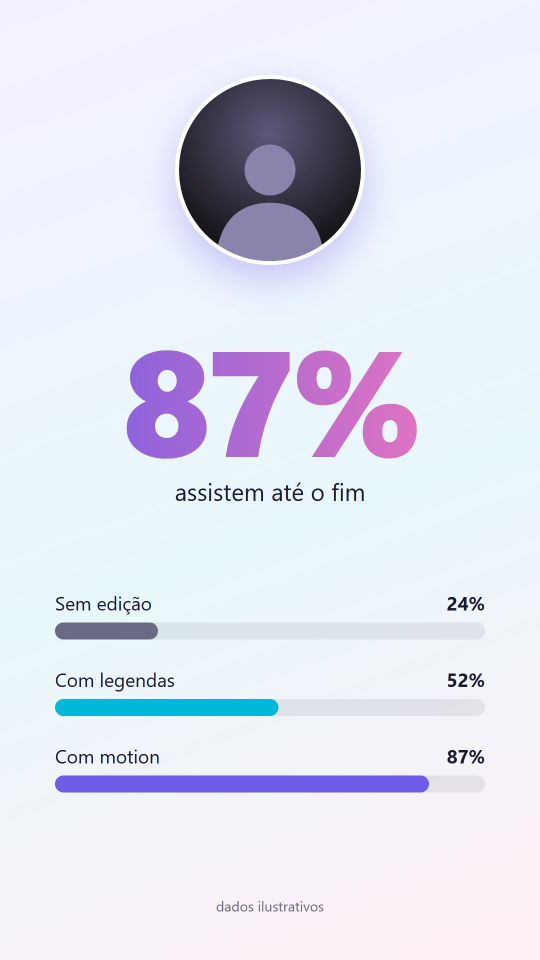
#> input picture estilos/imagens/VerticalDados.jpg, 1080 x 1920 px, given in place of imagens, which was not available (shown at 1/2 size)
$ python contact_sheet.py --out out.png ../../../../estilos/imagens
#> lines starting #> are read from the running program, lines starting #| are printed output that depends on the picture
#!/usr/bin/env python3
"""Build a feed-style contact sheet from rendered thumbnails.

Each option is shown twice, the way YouTube shows it: at desktop feed size
(360px wide) with the candidate title under it, and at 120px (sidebar /
phone size) beside it. One image to verify, one image to send a pessoa.

    contact_sheet.py -o sheet.png [-t "Title 1" -t "Title 2" ...] a.png b.png ...

Titles pair with images in order; a missing title falls back to the filename.
Pass the same title for every option when only the thumbnails differ.
"""
import argparse
import os
import sys

from PIL import Image, ImageDraw, ImageFont

FEED_W, SMALL_W = 360, 120
COLS = 2
BG, FG, MUTED = "#0f0f0f", "#f1f1f1", "#aaaaaa"
PAD = 28


def font(size, bold=False):
    candidates = [
        "/System/Library/Fonts/Supplemental/Arial Bold.ttf" if bold else "/System/Library/Fonts/Supplemental/Arial.ttf",
        "/System/Library/Fonts/Helvetica.ttc",
    ]
    for path in candidates:
        if os.path.exists(path):
            return ImageFont.truetype(path, size)
    return ImageFont.load_default()


def wrap(draw, text, fnt, max_w, max_lines=2):
    words, lines, cur = text.split(), [], ""
    for w in words:
        trial = (cur + " " + w).strip()
        if draw.textlength(trial, font=fnt) <= max_w:
            cur = trial
        else:
            lines.append(cur)
            cur = w
    if cur:
        lines.append(cur)
    if len(lines) > max_lines:
        lines = lines[:max_lines]
        while draw.textlength(lines[-1] + "…", font=fnt) > max_w and " " in lines[-1]:
            lines[-1] = lines[-1].rsplit(" ", 1)[0]
        lines[-1] += "…"
    return lines


def main():
    ap = argparse.ArgumentParser()
    ap.add_argument("-o", "--out", required=True)
    ap.add_argument("-t", "--title", action="append", default=[])
    ap.add_argument("images", nargs="+")
    args = ap.parse_args()

    feed_h, small_h = FEED_W * 9 // 16, SMALL_W * 9 // 16
    cell_w = FEED_W + 24 + SMALL_W + PAD * 2
    cell_h = 22 + feed_h + 96 + PAD
    rows = (len(args.images) + COLS - 1) // COLS
    sheet = Image.new("RGB", (COLS * cell_w, rows * cell_h), BG)
#> sheet: PIL image 1120x348 RGB; every value is 15
    draw = ImageDraw.Draw(sheet)
    f_label, f_title, f_small, f_meta = font(13), font(17, bold=True), font(9, bold=True), font(13)

    for i, path in enumerate(args.images):
        title = args.title[i] if i < len(args.title) else os.path.basename(path)
        x0 = (i % COLS) * cell_w + PAD
        y0 = (i // COLS) * cell_h + PAD
        im = Image.open(path).convert("RGB")
#> im is the input picture: PIL image 1080x1920 RGB; mean R, G, B 223.8, 226.3, 239.5

        draw.text((x0, y0), os.path.basename(path), fill=MUTED, font=f_label)
        y = y0 + 22
        sheet.paste(im.resize((FEED_W, feed_h), Image.LANCZOS), (x0, y))
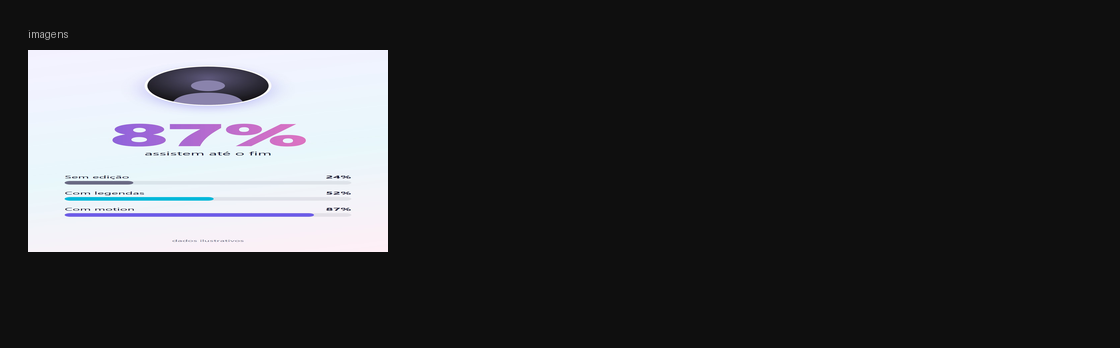
#> sheet: PIL image 1120x348 RGB; mean R, G, B 54, 54.5, 56.9
        ty = y + feed_h + 10
        for line in wrap(draw, title, f_title, FEED_W):
#> in wrap, `words, lines, cur = text.split(), [], ""`: words = ['imagens']; cur = ''
            draw.text((x0, ty), line, fill=FG, font=f_title)
            ty += 22
#> this loop made 1 pass
#> after the loop, ty = 284
        draw.text((x0, ty + 2), "Nome Sobrenome · Thumbnail preview", fill=MUTED, font=f_meta)

        sx = x0 + FEED_W + 24
        sheet.paste(im.resize((SMALL_W, small_h), Image.LANCZOS), (sx, y))
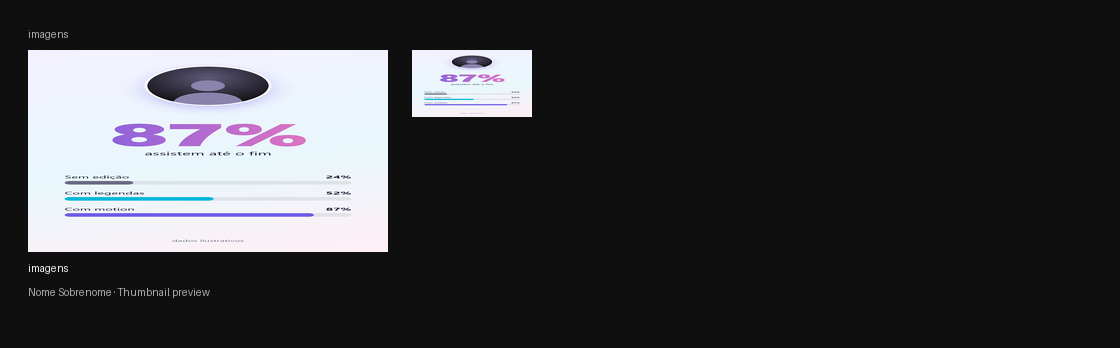
#> sheet: PIL image 1120x348 RGB; mean R, G, B 58.5, 59, 61.8
        sy = y + small_h + 6
        for line in wrap(draw, title, f_small, SMALL_W, max_lines=3):
            draw.text((sx, sy), line, fill=FG, font=f_small)
            sy += 12
#> this loop made 1 pass
#> (line, sy) on pass 1: ('imagens', 135)
#> after the loop, sy = 135

    sheet.save(args.out)
    print(args.out, sheet.size, len(args.images))
#| out.png (1120, 348) 1


if __name__ == "__main__":
    sys.exit(main())
#> (the program exits here)

$ run again, on estilos/imagens/VerticalPrint.jpg
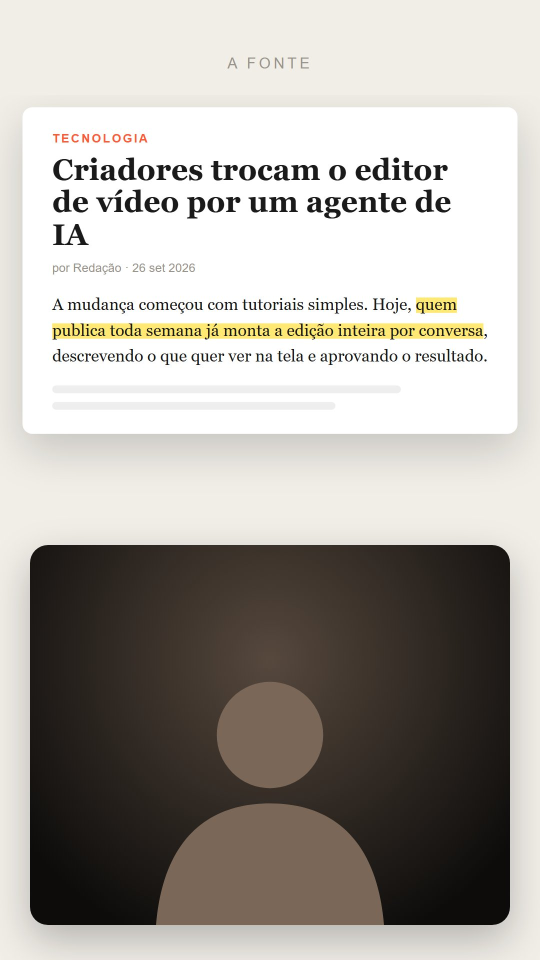
#> input picture estilos/imagens/VerticalPrint.jpg, 1080 x 1920 px, given in place of imagens, which was not available (shown at 1/2 size)
#> in main, im is the input picture: PIL image 1080x1920 RGB; mean R, G, B 173.1, 168.8, 162.7
#> in main, `sheet.paste(im.resize((FEED_W, feed_h), Image.LANCZOS), (x0, y))`:
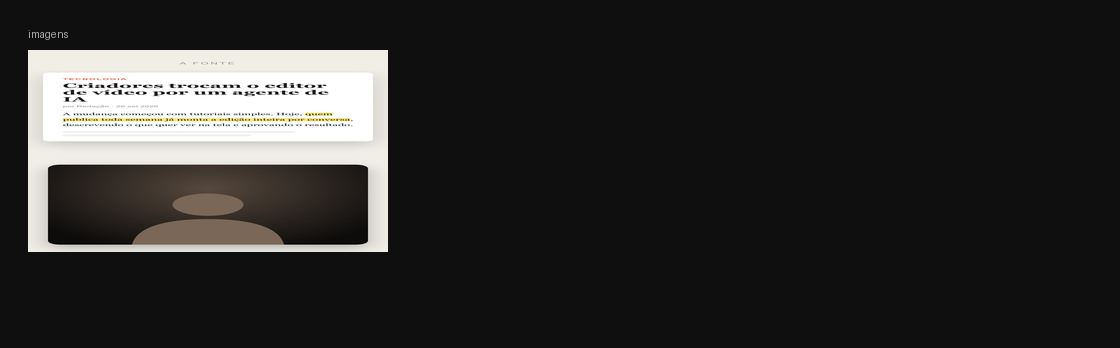
#> sheet: PIL image 1120x348 RGB; mean R, G, B 44.5, 43.7, 42.5
#> words = ['imagens']; cur = ''
#> the loop in main, `for line in wrap(draw, title, f_title, FEED_W):` made 1 pass
#> (line, ty) on pass 1: ('imagens', 284)
#> after the loop in main, `for line in wrap(draw, title, f_title, FEED_W):`: ty = 284
#> in main, `sheet.paste(im.resize((SMALL_W, small_h), Image.LANCZOS), (sx, y))`:
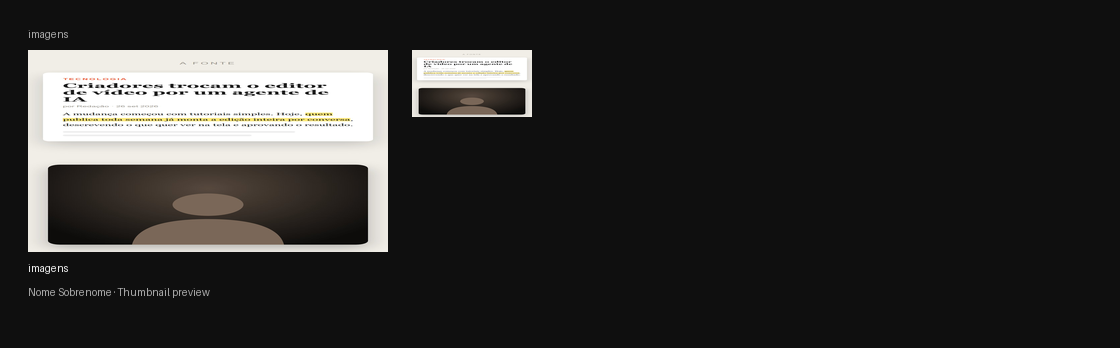
#> sheet: PIL image 1120x348 RGB; mean R, G, B 47.9, 47.1, 45.8
#> the loop in main, `for line in wrap(draw, title, f_small, SMALL_W, max_lines=3):` made 1 pass
#> (line, sy) on pass 1: ('imagens', 135)
#> after the loop in main, `for line in wrap(draw, title, f_small, SMALL_W, max_lines=3):`: sy = 135
#| out.png (1120, 348) 1
